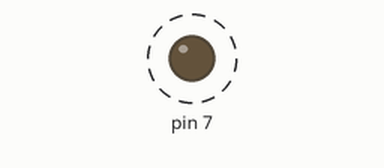
The sketch below on a simulated Arduino Uno, built with avr-gcc and run on an emulated ATmega328P. Parts: output pins drawn as LEDs (lit = HIGH). Dashed ring = blinking.

Above: at 0.5 s.
Timing chart, 0 to 4.6 s (numbered marks = the images above):
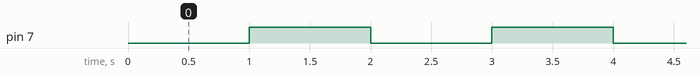

Measured:
- by itself, pin 7: alternates HIGH for 1.0 s and LOW for 1.0 s

The sketch:

normalMode.ino
```cpp
unsigned int counterStart = 3036;

void setup() {
  DDRD |= 0b10000000;


  TCCR1A = 0;
  TCCR1B = 0b00000100;  // Prescaler: 256
  TIMSK1 = 0b00000001;
  TCNT1 = counterStart;
}

void loop() {}

ISR(TIMER1_OVF_vect) {
  PORTD ^= 0b10000000;
  TCNT1 = counterStart;
}
```
